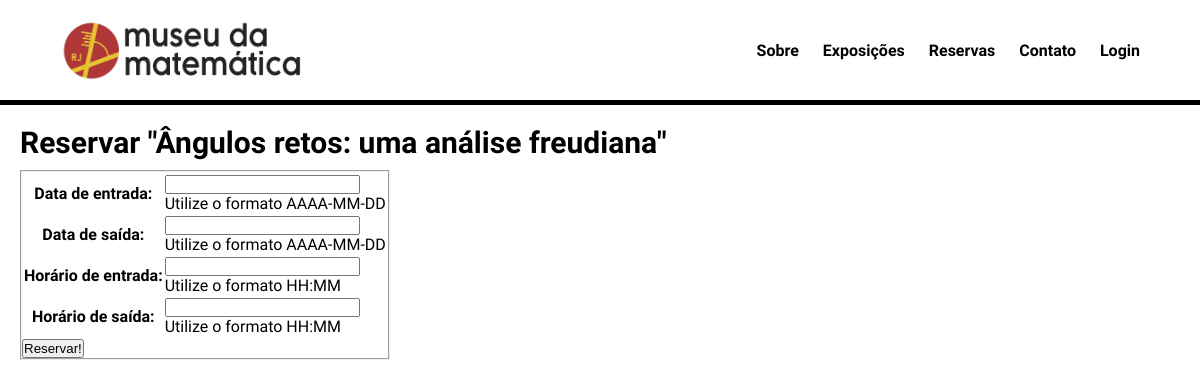
/reservar/1, run on an earlier commit of the app's database.
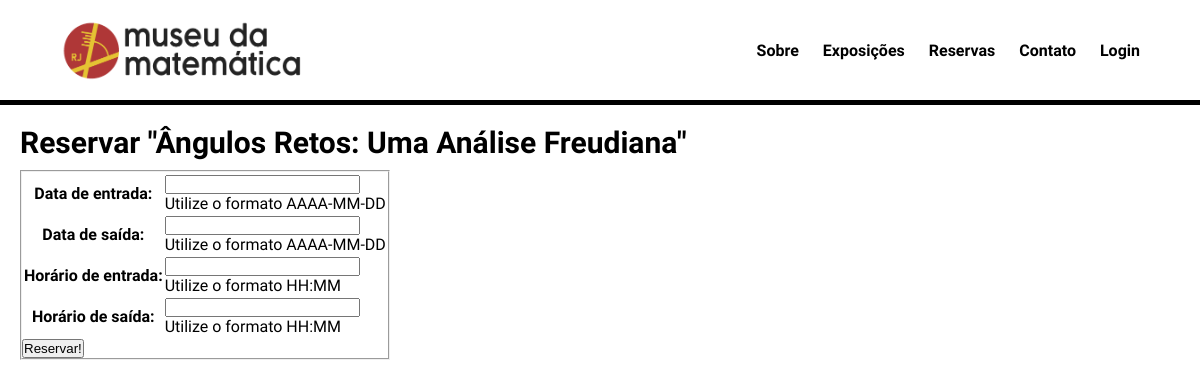
And on a later commit of the database.
### museu_matematica/models.py (models this page shows, shortened)
class Exposicao(models.Model):
    titulo = models.CharField(max_length=300)
    descricao = models.CharField(max_length=1000)

### museu_matematica/views.py (the view, shortened to what this page needs)
# urls.py: path('reservar/<int:pk>', ReservaCreateView.as_view(), name='reservar'),
class ReservaCreateView(View):
    def get(self, request, pk, *args, **kwargs):
        context = {
            'exposicao': Exposicao.objects.get(pk=pk),
            'formulario': ReservaModel2FormCreate,
            }
        return render(request, "museu_matematica/reserva_exposicao.html", context)

### museu_matematica/templates/museu_matematica/reserva_exposicao.html (shortened to what this page needs)
{% load static %}
    <!DOCTYPE html>
    <html lang="pt-BR">
    <head>
        <link rel="stylesheet" href="{% static 'museu-matematica/css/styles.css' %}">
        </head>
    <body>
        {% include 'museu_matematica/header.html' %}
        <div class="form-wrapper">
            <h3>Reservar "{{exposicao.titulo}}"</h3>
            <form action="" method="POST">
                <fieldset style="width: max-content;">
                    <table class='formulario'>
                        {{ formulario.as_table }}
                    </table>
                    <button type="submit">Reservar!</button>
                </fieldset>
            </form>
        </div>
    </body>
    </html>

What changed in the data, as far as the page shows it:
changed Exposicao: titulo "Ângulos retos: uma análise freudiana" → "Ângulos Retos: Uma Análise Freudiana"
